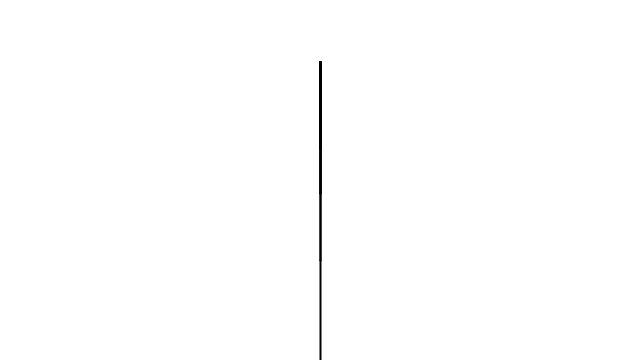
Frame 1 (no input)
Frame 60 (the mouse pressed at the canvas centre just before this capture): identical to frame 1, image omitted
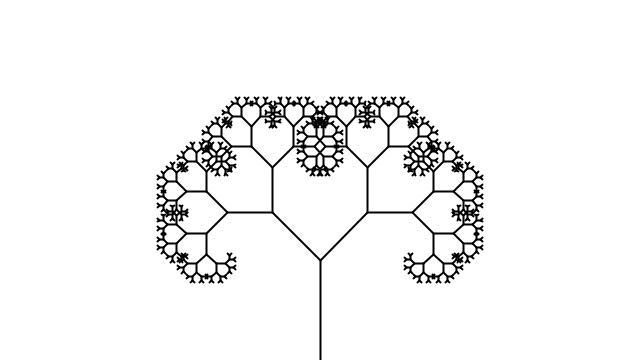
Frame 120 (the mouse held since frame 60 and released just before this capture)

The Processing sketch that drew these frames (run headless with seeded random() and noise(); from frame 60 on, the mouse is pressed at the canvas centre):

// Processing sketch: Example_8_6_Recursive_Tree
// ── Example_8_6_Recursive_Tree.pde
// The Nature of Code
// Daniel Shiffman
// http://natureofcode.com

// Recursive Tree
// Renders a simple tree-like structure via recursion
// Branching angle calculated as a function of horizontal mouse position

float angle;

void setup() {
  size(640, 360);
}

void draw() {
  background(255);
  // Mapping the angle between 0 to 90° (HALF_PI) according to mouseX
  angle = map(mouseX, 0, width, 0, HALF_PI);

  // Start the tree from the bottom of the canvas
  translate(width / 2, height);
  stroke(0);
  strokeWeight(2);
  branch(100);
}

//{!1} Each branch now receives its length as an argument.
void branch(float len) {
  line(0, 0, 0, -len);
  translate(0, -len);

  //{!1} Each branch's length shrinks by two-thirds.
  len *= 0.67;

  if (len > 2) {
    push();
    rotate(angle);
    //{!1} Subsequent calls to branch() include the length argument.
    branch(len);
    pop();

    push();
    rotate(-angle);
    branch(len);
    pop();
  }
}
